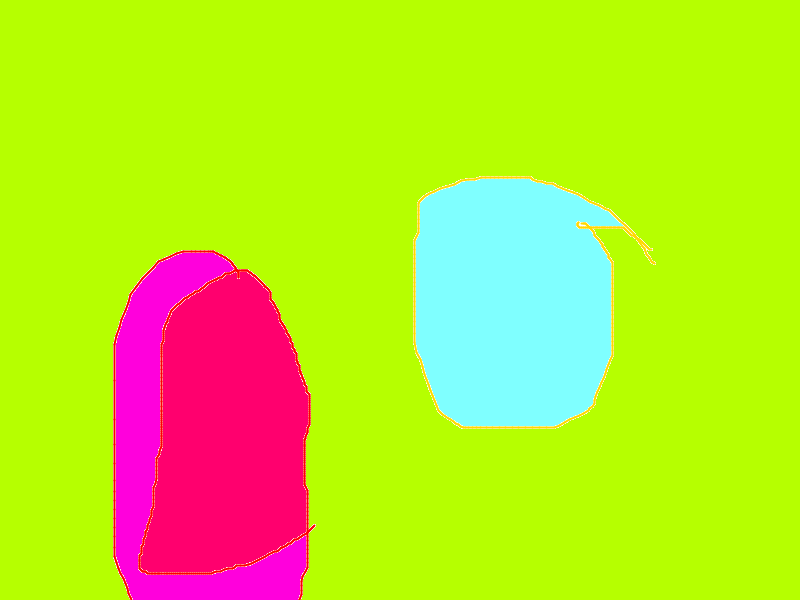
#> input picture images/test.png, 800 x 600 px
$ python resize.py   (older library calls are emulated)
#> lines starting #> are read from the running program, lines starting #| are printed output that depends on the picture
# change to new size
from PIL import Image
import os
# import sys

# https://stackoverflow.com/questions/273946/how-do-i-resize-an-image-using-pil-and-maintain-its-aspect-ratio

newSize = (66, 50)
def imgResize(imgPath):
#> called with imgPath = 'test.png'
	img = Image.open(imgPath)
#> img is the input picture: PIL image 800x600 RGBA; mean R, G, B, A 186.9, 222.7, 41.6, 255
	img = img.resize(newSize, Image.ANTIALIAS)
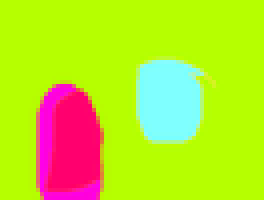
#> img: PIL image 66x50 RGBA (shown 4 times larger); mean R, G, B, A 186.8, 222.7, 41.8, 255
	img.save(os.path.join("batch", imgPath))

# for i in range(1, 7):
# 	imgResize("die{}.png".format(i))
if not os.path.exists("batch"):
	os.mkdir("batch")
imgResize("test.png")
